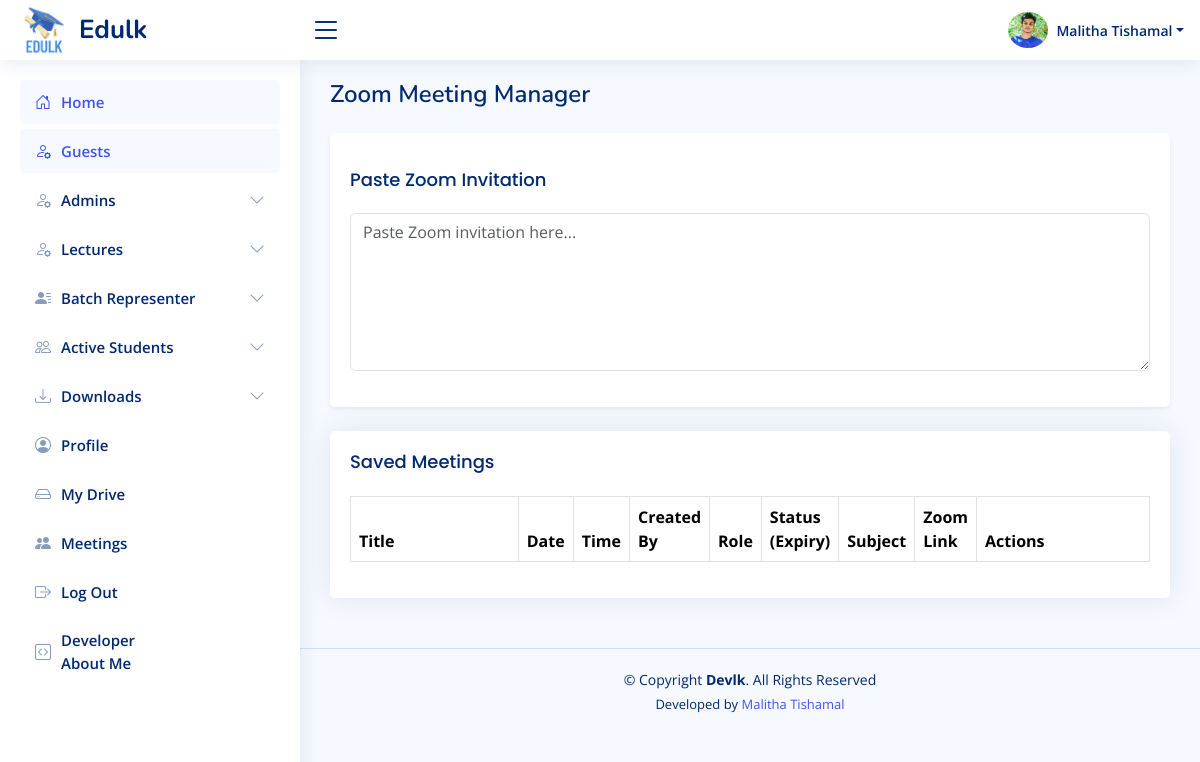
The app's page /sadmin/pages-meeting-manage.php (signed in) with its own data.
### tables this page shows
CREATE TABLE `sadmins` (
  `id` int(11) NOT NULL,
  `name` varchar(100) DEFAULT NULL,
  `nic` varchar(20) DEFAULT NULL,
  `email` varchar(100) DEFAULT NULL,
  `mobile` varchar(15) DEFAULT NULL,
  `password` varchar(255) DEFAULT NULL,
  `status` enum('pending','approved','rejected') DEFAULT 'pending',
  `profile_picture` varchar(200) NOT NULL DEFAULT 'uploads/profile_pictures/default.jpg',
  `created_at` datetime DEFAULT current_timestamp(),
  `last_login` datetime DEFAULT NULL
);

### sadmin/pages-meeting-manage.php (the view, shortened to what this page needs)
<?php
require_once '../includes/db-conn.php';
$user_id = $_SESSION['sadmin_id'];
$sql = "SELECT name, email, nic, mobile, profile_picture FROM sadmins WHERE id = ?";
$stmt = $conn->prepare($sql);
$stmt->bind_param("i", $user_id);
$stmt->execute();
$result = $stmt->get_result();
$user = $result->fetch_assoc();
?>
<!DOCTYPE html>
<html lang="en">
<head>
  <?php include_once("../includes/css-links-inc.php"); ?>
  <link href="https://cdnjs.cloudflare.com/ajax/libs/font-awesome/6.4.0/css/all.min.css" rel="stylesheet"/>
</head>
<body>
<?php include_once("../includes/header.php") ?>
<?php include_once("../includes/sadmin-sidebar.php") ?>
<main id="main" class="main">
  <div class="pagetitle mb-4">
    <h1>Zoom Meeting Manager</h1>
  </div>
  <div class="card shadow-sm mb-4">
    <div class="card-body">
      <h4 class="card-title mt-3">Paste Zoom Invitation</h4>
      <textarea id="zoomInvite" class="form-control mb-3" rows="6" placeholder="Paste Zoom invitation here..."></textarea>
    </div>
  </div>
  <div class="card">
    <div class="card-body">
      <h5 class="card-title">Saved Meetings</h5>
      <table class="table table-bordered" id="meetingTable">
        <thead>
          <tr>
            <th class="w-25">Title</th>
            <th>Date</th>
            <th>Time</th>
            <th>Created By</th>
            <th>Role</th>
            <th>Status (Expiry)</th>
            <th>Subject</th>
            <th>Zoom Link</th>
            <th class="w-25">Actions</th>
          </tr>
        </thead>
      </table>
    </div>
  </div>
</main>
<?php include_once("../includes/footer2.php") ?>
</body>
</html>

### includes/header.php (shortened to what this page needs)
<header id="header" class="header fixed-top d-flex align-items-center">
    <div class="d-flex align-items-center justify-content-between">
        <a href="" class="logo d-flex align-items-center">
            <img src="<?php echo $base_url; ?>assets/images/logos/edulk-logo.png" alt="">
            <span class="d-none d-lg-block">Edulk</span>
        </a>
        <i class="bi bi-list toggle-sidebar-btn"></i>
    </div>
    <nav class="header-nav ms-auto">
        <ul class="d-flex align-items-center">
            <?php
                $profilePic = isset($user['profile_picture']) && $user['profile_picture'] ? $user['profile_picture'] : 'default.jpg';
            ?>
            <li class="nav-item dropdown pe-3">
                <a class="nav-link nav-profile d-flex align-items-center pe-0" href="#" data-bs-toggle="dropdown">
                   <img id="profilePicture" src="<?php echo $profilePic; ?>" alt="Profile Picture" class="rounded-circle" style="width: 40px !important; height: 40px !important; object-fit: cover;">
                    <span class="d-none d-md-block dropdown-toggle ps-2"><?php echo htmlspecialchars($user['name']); ?></span>
                </a>
            </li>
        </ul>
    </nav>
</header>

### assets/css/style.css (style rules this page uses)
:root { scroll-behavior: smooth; }
body { font-family: "Open Sans", sans-serif; background: #f6f9ff; color: #444444; }
a { color: #4154f1; text-decoration: none; }
h1, h2, h3, h4, h5, h6 { font-family: "Nunito", sans-serif; }
#main { margin-top: 60px; padding: 20px 30px; transition: all 0.3s; }
.pagetitle { margin-bottom: 10px; }
.pagetitle h1 { font-size: 24px; margin-bottom: 0; font-weight: 600; color: #012970; }
.card { margin-bottom: 30px; border: none; border-radius: 5px; box-shadow: 0px 0 30px rgba(1, 41, 112, 0.1); }
.card-title { padding: 20px 0 15px 0; font-size: 18px; font-weight: 500; color: #012970; font-family: "Poppins", sans-serif; }
.card-body { padding: 0 20px 20px 20px; }
.logo { line-height: 1; }
@media (min-width: 1200px) { .logo { width: 280px; } }
.logo img { max-height: 50px; margin-right: 6px; }
.logo span { font-size: 26px; font-weight: 700; color: #012970; font-family: "Nunito", sans-serif; }
.header { transition: all 0.5s; z-index: 997; height: 60px; box-shadow: 0px 2px 20px rgba(1, 41, 112, 0.1); background-color: #fff; padding-left: 20px; }
.header .toggle-sidebar-btn { font-size: 32px; padding-left: 10px; cursor: pointer; color: #012970; }
.header-nav ul { list-style: none; }
.header-nav>ul { margin: 0; padding: 0; }
.header-nav .nav-profile { color: #012970; }
.header-nav .nav-profile img { max-height: 36px; }
.header-nav .nav-profile span { font-size: 14px; font-weight: 600; }
@media (min-width: 1200px) { #main, #footer { margin-left: 300px; } }

### records on screen
sadmins: profile_picture (picture), name "Malitha Tishamal"
